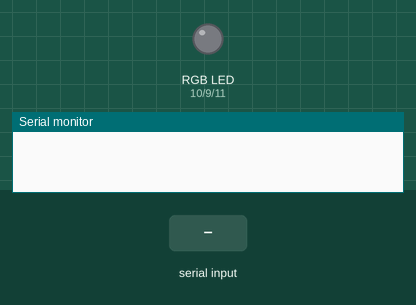
The sketch below on a simulated Arduino Uno, built with avr-gcc and run on an emulated ATmega328P. On the bench: an RGB LED mixed from three pins (HIGH = lit), the last lines printed to the serial monitor. Inputs (shaded band) come from the test bench.

Above: at 1.2 s.
1.3 s: "90,45,200\n" received over Serial
At 3.0 s:
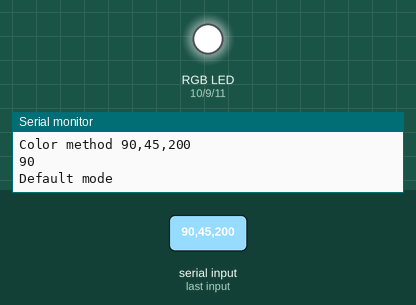
9.8 s: "RGB" received over Serial
At 12.3 s:
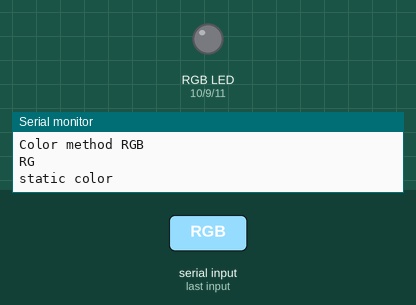
12.8 s: "30,150,10\n" received over Serial
At 16.8 s:
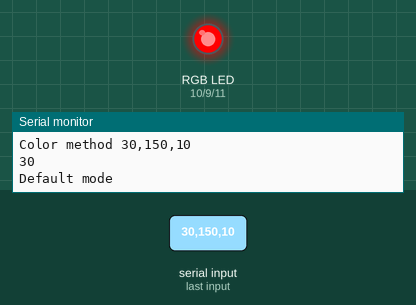
Timing chart, 0 to 21.3 s (numbered marks = the images above; inputs shaded):
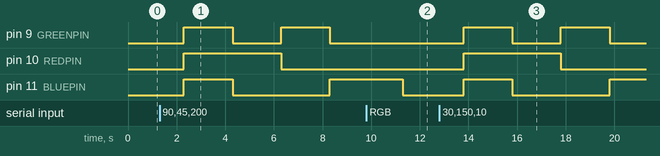

The sketch:

Controller_Sketch.ino
```cpp
// color swirl! connect an RGB LED to the PWM pins as indicated
// in the #defines
// public domain, enjoy!

#define REDPIN 10
#define GREENPIN 9
#define BLUEPIN 11

#define FADESPEED 20     // make this 255er to s0 down

unsigned long currentTime=0;
unsigned long previousTime=0;

String command;
const String rainbow = "rainbow";

void setup() {
  pinMode(REDPIN, OUTPUT);
  pinMode(GREENPIN, OUTPUT);
  pinMode(BLUEPIN, OUTPUT);
  Serial.begin(115200);
}

void colorloop() {
  Serial.println("Color method "+ command);
  Serial.println(command.substring(0,2));
  if(command.equals(rainbow)){
    Serial.println("rainbow mode");
    RainbowCycle();
  } else if(command.substring(0,3).equals("RGB")) {
    Serial.println("static color");
    int red = command.substring(4,7).toInt();
    int green = command.substring(8,11).toInt();
    int blue = command.substring(12,15).toInt();
    ApplyStaticColor(red, green, blue);
  } else {
    Serial.println("Default mode");
    RgbCycle();
  }
}

void ApplyStaticColor(int r, int g, int b){
  analogWrite(REDPIN, r);
  analogWrite(GREENPIN, g);
  analogWrite(BLUEPIN, b);
}

void RainbowCycle() {
  int r, g, b;
  analogWrite(REDPIN, 0);
  analogWrite(GREENPIN, 0);
  analogWrite(BLUEPIN, 255);
  // fade from blue to violet
  Serial.println("fade from blue to violet");
  for (r = 0; r < 256; r++) {
    currentTime=millis();
    previousTime=currentTime;
    while((currentTime-previousTime)<FADESPEED){
      currentTime=millis();
    }
    analogWrite(REDPIN, r);
  }
  // fade from violet to red
  Serial.println("fade from violet to red");
  for (b = 255; b > 0; b--) {
    currentTime=millis();
    previousTime=currentTime;
    while((currentTime-previousTime)<FADESPEED){
      currentTime=millis();
    }
    analogWrite(BLUEPIN, b);
  }
  // fade from red to yel0
  Serial.println("fade from red to yel0");
  for (g = 0; g < 256; g++) {
    currentTime=millis();
    previousTime=currentTime;
    while((currentTime-previousTime)<FADESPEED){
      currentTime=millis();
    }
    analogWrite(GREENPIN, g);
  }
  // fade from yel0 to green
  Serial.println("fade from yel0 to green");
  for (r = 255; r > 0; r--) {
    currentTime=millis();
    previousTime=currentTime;
    while((currentTime-previousTime)<FADESPEED){
      currentTime=millis();
    }
    analogWrite(REDPIN, r);
  }
  // fade from green to teal
  Serial.println("fade from green to teal");
  for (b = 0; b < 256; b++) {
    currentTime=millis();
    previousTime=currentTime;
    while((currentTime-previousTime)<FADESPEED){
      currentTime=millis();
    }
    analogWrite(BLUEPIN, b);
  }
  // fade from teal to blue
  Serial.println("fade from teal to blue");
  for (g = 255; g > 0; g--) {
    currentTime=millis();
    previousTime=currentTime;
    while((currentTime-previousTime)<FADESPEED){
      currentTime=millis();
    }
    analogWrite(GREENPIN, g);
  }
}

void RgbCycle() {
  currentTime=millis();
  previousTime=currentTime;
  while((currentTime-previousTime)<2000){
    currentTime=millis();
    analogWrite(REDPIN, 255);
    analogWrite(GREENPIN, 255);
    analogWrite(BLUEPIN, 255);
  }

  currentTime=millis();
  previousTime=currentTime;
  while((currentTime-previousTime)<2000){
    currentTime=millis();
    analogWrite(REDPIN, 255);
    analogWrite(GREENPIN, 0);
    analogWrite(BLUEPIN, 0);
  }

  currentTime=millis();
  previousTime=currentTime;
  while((currentTime-previousTime)<2000){
    currentTime=millis();
    analogWrite(REDPIN, 0);
    analogWrite(GREENPIN, 255);
    analogWrite(BLUEPIN, 0);
  }

  currentTime=millis();
  previousTime=currentTime;
  while((currentTime-previousTime)<2000){
    currentTime=millis();
    analogWrite(REDPIN, 0);
    analogWrite(GREENPIN, 0);
    analogWrite(BLUEPIN, 255);
  }
}

void loop() {
  if(Serial.available() > 0){
    Serial.println("Serial available");
    String newcommand = Serial.readString();
    if(newcommand != ""){
      command = newcommand;
    }
    colorloop();
  }
}
```

Measured:
- after the input at 1.3 s, pin 9 (GREENPIN): alternates HIGH for 2.0 s and LOW for 2.0 s, starting after 1.0 s; pin 10 (REDPIN): LOW → HIGH after 1.0 s, → LOW 4.0 s later; pin 11 (BLUEPIN): LOW → HIGH after 1.0 s, → LOW 2.0 s later, → HIGH 4.0 s later
- after the input at 9.8 s, pin 11 (BLUEPIN): HIGH → LOW after 1.5 s
- after the input at 12.8 s, pin 9 (GREENPIN): alternates HIGH for 2.0 s and LOW for 2.0 s, starting after 1.0 s; pin 10 (REDPIN): LOW → HIGH after 1.0 s, → LOW 4.0 s later; pin 11 (BLUEPIN): LOW → HIGH after 1.0 s, → LOW 2.0 s later, → HIGH 4.0 s later
